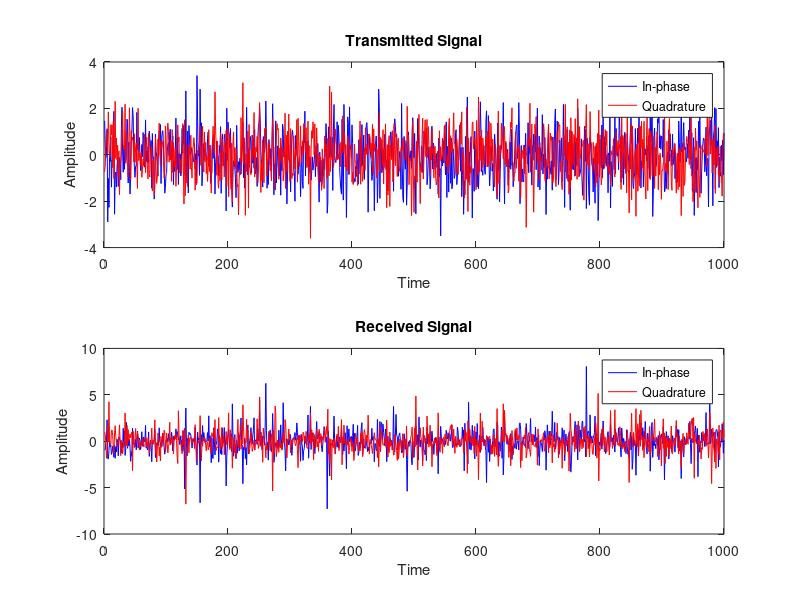

The MATLAB source for this figure:
clc;
clear;
close all;
numSamples = 1000; 
numPaths = 3; 
fadePower = 0.5;
 
h = sqrt(fadePower/2)*(randn(numPaths, numSamples) + 1i*randn(numPaths, numSamples)); 
txSignal = randn(1, numSamples) + 1i*randn(1, numSamples); 
rxSignal = zeros(1, numSamples); 
for path = 1:numPaths 
    rxSignal = rxSignal + h(path, :) .* txSignal; 
end 
t = 1:numSamples; 

figure; 
subplot(2,1,1); 
plot(t, real(txSignal), 'b', t, imag(txSignal), 'r'); 
title('Transmitted Signal'); 
legend('In-phase', 'Quadrature'); 
xlabel('Time'); 
ylabel('Amplitude');  
subplot(2,1,2); 
plot(t, real(rxSignal), 'b', t, imag(rxSignal), 'r'); 
title('Received Signal'); 
legend('In-phase', 'Quadrature'); 
xlabel('Time'); 
ylabel('Amplitude');
